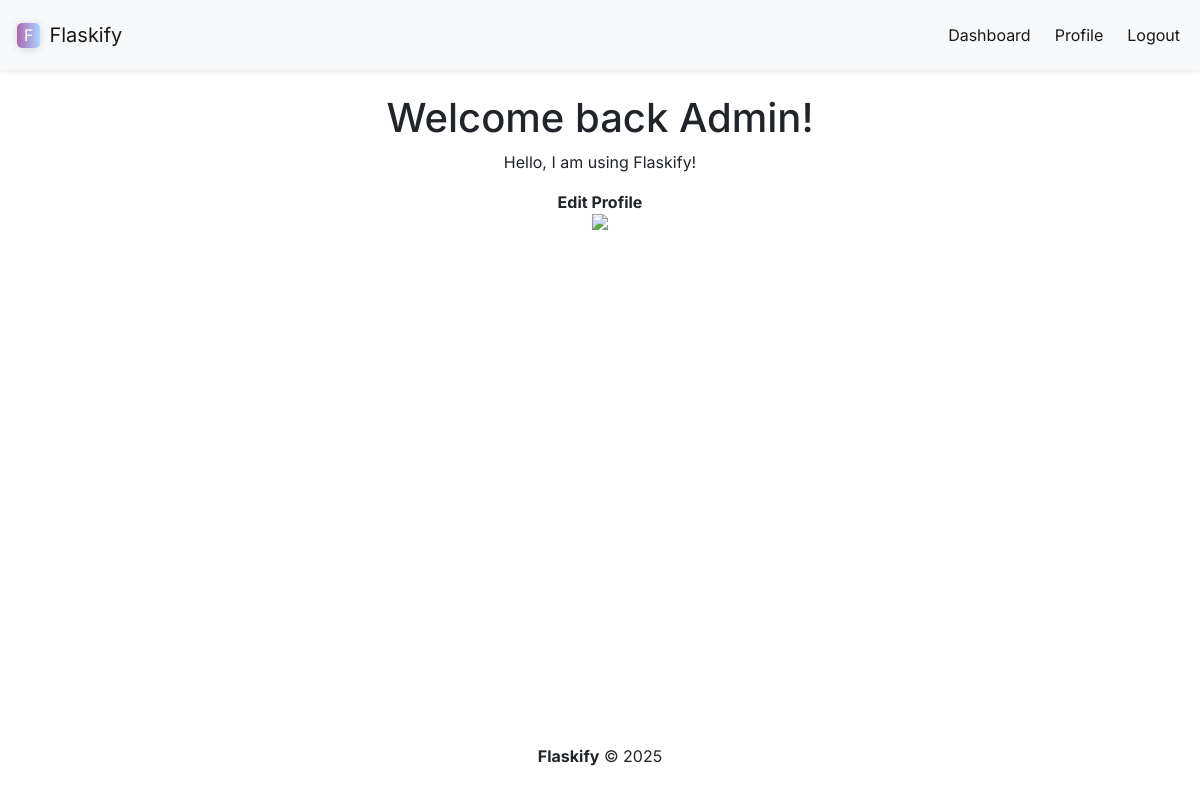
The page /profile (signed in) on the database as committed earlier.
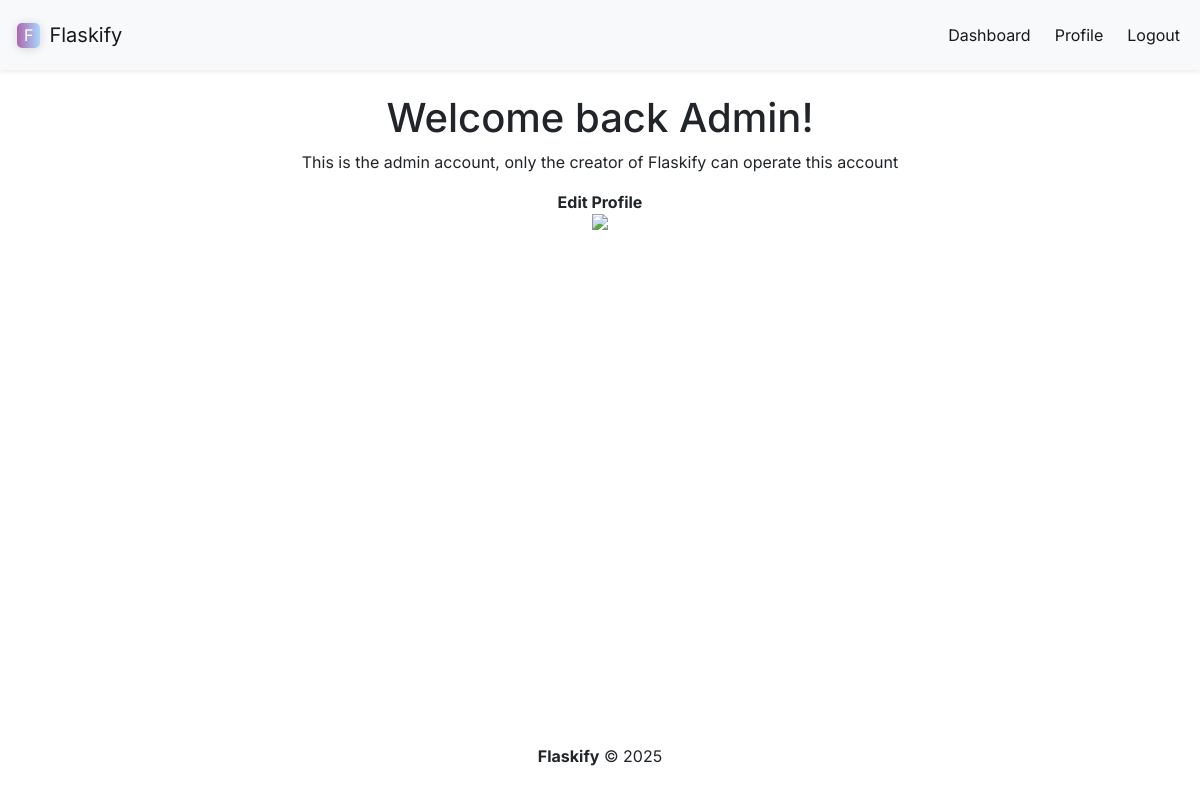
The same page on the database as committed later.
### app.py (models this page shows)
class Users(db.Model, UserMixin):
    id = db.Column(db.Integer, primary_key=True)
    name = db.Column(db.String(200), nullable=False)
    email = db.Column(db.String(200), nullable=False, unique=True)
    password = db.Column(db.String(200), nullable=False)
    date_added = db.Column(db.DateTime, default=datetime.now(timezone.utc))
    bio = db.Column(db.String(9999), default="Hello, I am using Flaskify!")
    profile_picture = db.Column(db.String(9999))
    progress = db.Column(db.Integer, default=0)

### app.py (the view)
@app.route('/profile')
@login_required
def profile():
    return render_template("profile.html", current_user=current_user)

### app.py (called while the page is built)
@login_manager.user_loader
def load_user(user_id):
    return Users.query.get(int(user_id))

### templates/profile.html
{% extends 'base.html' %}
{% block navigation_items %}
    <div class="collapse navbar-collapse" id="navbarSupportedContent">
        <ul class="navbar-nav ms-auto gap-2">
            <li class="nav-item">
                <a class="nav-link active" aria-current="page" href="{{url_for('dashboard')}}">Dashboard</a>
            </li>
            <li class="nav-item">
                <a class="nav-link active" aria-current="page" href="{{url_for('profile')}}">Profile</a>
            </li>
            <li class="nav-item">
                <a class="nav-link active" aria-current="page" href="{{url_for('logout')}}">Logout</a>
            </li>
        </ul>
    </div>
{% endblock %}
{% block section %}
    <h1 class="font-for-text text-center">Welcome back {{ current_user.name.title() }}!</h1>
    <p class="font-for-text text-center">{{ current_user.bio }}</p>
    <div class="d-flex justify-content-center fw-bold">
        <a class="font-for-text" href="{{url_for('update', id=current_user.id)}}">Edit Profile</a>
    </div>
    <div class="d-flex justify-content-center">
        <img src="https://tse2.mm.bing.net/th/id/OIP.-n6mzk6Qt5Tu-I3ek1It1gHaHa?r=0&rs=1&pid=ImgDetMain&o=7&rm=3">
    </div>
{% endblock %}

### templates/base.html (shortened to what this page needs)
<!DOCTYPE html>
<html lang="en">
<head>
    <link href="https://cdn.jsdelivr.net/npm/bootstrap@5.0.2/dist/css/bootstrap.min.css" rel="stylesheet">
    <link href="/static/style.css" rel="stylesheet">
</head>
<body class="d-flex flex-column min-vh-100">
    <nav class="navbar navbar-expand-lg navbar-light bg-light shadow-sm font-for-text" style="height: 70px;">
        <div class="container-fluid">
            <div class="d-flex align-items-center gap-1">
                <span class="logo-style text-white">F</span>
                <a class="navbar-brand">Flaskify</a>
            </div>
            {% block navigation_items %}
            {% endblock %}
        </div>
    </nav>
    <div class="mt-4">
    {% block section %}
    {% endblock %}
    </div>
    <footer class="text-black mt-auto py-3" style="margin-top: 50px">
        <div class="container text-sm">
            <p class="text-center font-for-text"><strong>Flaskify</strong> &copy; {{ 2025 }}</p>
        </div>
    </footer>
</body>
</html>

### static/style.css (style rules this page uses)
.font-for-text { font-family: 'Inter'; }
.logo-style { margin-left: 5px; margin-right: 5px; padding-left: 7px; padding-right: 7px; padding-top: 0.5px; padding-bottom: 0.5px; border-radius: 5px; background: linear-gradient(90deg, rgb(173, 102, 173), rgb(169, 215, 255)); box-shadow: 0 1px 10px rgba(0, 0, 0, 0.15); }
a { text-decoration: none; color: inherit; }

Rows that differ between the two databases and show on the page:
changed Users "Admin": bio "Hello, I am using Flaskify!" → "This is the admin account, only the creator of Flaskify can operate this account"
